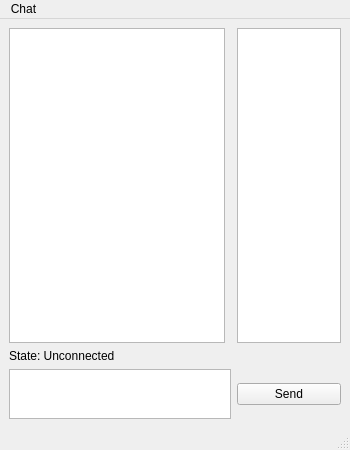
<?xml version="1.0" encoding="UTF-8"?>
<ui version="4.0">
 <class>ChatWindow</class>
 <widget class="QMainWindow" name="ChatWindow">
  <property name="geometry">
   <rect>
    <x>0</x>
    <y>0</y>
    <width>350</width>
    <height>450</height>
   </rect>
  </property>
  <property name="windowTitle">
   <string>Chat</string>
  </property>
  <property name="styleSheet">
   <string notr="true"/>
  </property>
  <widget class="QWidget" name="centralwidget">
   <layout class="QGridLayout" name="gridLayout">
    <item row="1" column="0">
     <widget class="QLabel" name="label">
      <property name="text">
       <string>State: Unconnected</string>
      </property>
     </widget>
    </item>
    <item row="2" column="2">
     <widget class="QPushButton" name="pushButton">
      <property name="text">
       <string>Send</string>
      </property>
     </widget>
    </item>
    <item row="2" column="0" colspan="2">
     <widget class="QPlainTextEdit" name="messageField">
      <property name="maximumSize">
       <size>
        <width>16777215</width>
        <height>50</height>
       </size>
      </property>
     </widget>
    </item>
    <item row="0" column="2">
     <widget class="QListWidget" name="listWidget">
      <property name="sizePolicy">
       <sizepolicy hsizetype="Expanding" vsizetype="Ignored">
        <horstretch>0</horstretch>
        <verstretch>0</verstretch>
       </sizepolicy>
      </property>
      <property name="minimumSize">
       <size>
        <width>0</width>
        <height>0</height>
       </size>
      </property>
      <property name="maximumSize">
       <size>
        <width>144</width>
        <height>16777215</height>
       </size>
      </property>
      <property name="dragEnabled">
       <bool>false</bool>
      </property>
      <property name="selectionMode">
       <enum>QAbstractItemView::NoSelection</enum>
      </property>
     </widget>
    </item>
    <item row="0" column="0">
     <widget class="QTextBrowser" name="textBrowser">
      <property name="sizePolicy">
       <sizepolicy hsizetype="Expanding" vsizetype="Expanding">
        <horstretch>0</horstretch>
        <verstretch>0</verstretch>
       </sizepolicy>
      </property>
     </widget>
    </item>
   </layout>
  </widget>
  <widget class="QMenuBar" name="menubar">
   <property name="geometry">
    <rect>
     <x>0</x>
     <y>0</y>
     <width>350</width>
     <height>17</height>
    </rect>
   </property>
   <widget class="QMenu" name="menuChat">
    <property name="title">
     <string>Chat</string>
    </property>
    <addaction name="actionConnect"/>
    <addaction name="actionDisconnect"/>
    <addaction name="actionQuit"/>
   </widget>
   <addaction name="menuChat"/>
  </widget>
  <widget class="QStatusBar" name="statusbar"/>
  <action name="actionConnect">
   <property name="text">
    <string>Connect</string>
   </property>
  </action>
  <action name="actionDisconnect">
   <property name="text">
    <string>Disconnect</string>
   </property>
  </action>
  <action name="actionQuit">
   <property name="text">
    <string>Quit</string>
   </property>
  </action>
 </widget>
 <resources/>
 <connections/>
</ui>
